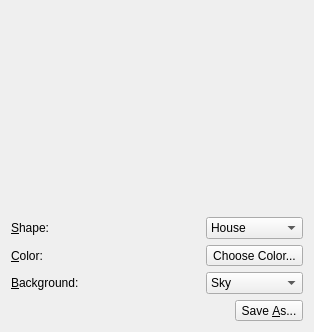
<?xml version="1.0" encoding="UTF-8"?>
<ui version="4.0">
 <class>Window</class>
 <widget class="QWidget" name="Window">
  <property name="geometry">
   <rect>
    <x>0</x>
    <y>0</y>
    <width>339</width>
    <height>353</height>
   </rect>
  </property>
  <property name="windowTitle">
   <string>SVG Generator</string>
  </property>
  <layout class="QGridLayout" name="gridLayout_2">
   <property name="sizeConstraint">
    <enum>QLayout::SetFixedSize</enum>
   </property>
   <item row="0" column="0">
    <spacer name="horizontalSpacer_2">
     <property name="orientation">
      <enum>Qt::Horizontal</enum>
     </property>
     <property name="sizeHint" stdset="0">
      <size>
       <width>40</width>
       <height>20</height>
      </size>
     </property>
    </spacer>
   </item>
   <item row="0" column="1">
    <widget class="DisplayWidget" name="displayWidget" native="true">
     <property name="sizePolicy">
      <sizepolicy hsizetype="Fixed" vsizetype="Fixed">
       <horstretch>200</horstretch>
       <verstretch>200</verstretch>
      </sizepolicy>
     </property>
     <property name="minimumSize">
      <size>
       <width>200</width>
       <height>200</height>
      </size>
     </property>
     <property name="maximumSize">
      <size>
       <width>200</width>
       <height>200</height>
      </size>
     </property>
    </widget>
   </item>
   <item row="0" column="2">
    <spacer name="horizontalSpacer_3">
     <property name="orientation">
      <enum>Qt::Horizontal</enum>
     </property>
     <property name="sizeHint" stdset="0">
      <size>
       <width>40</width>
       <height>20</height>
      </size>
     </property>
    </spacer>
   </item>
   <item row="1" column="0" colspan="3">
    <layout class="QGridLayout" name="gridLayout">
     <item row="0" column="0">
      <widget class="QLabel" name="label">
       <property name="text">
        <string>&amp;Shape:</string>
       </property>
       <property name="buddy">
        <cstring>shapeComboBox</cstring>
       </property>
      </widget>
     </item>
     <item row="0" column="1">
      <widget class="QComboBox" name="shapeComboBox">
       <item>
        <property name="text">
         <string>House</string>
        </property>
       </item>
       <item>
        <property name="text">
         <string>Car</string>
        </property>
       </item>
      </widget>
     </item>
     <item row="1" column="0">
      <widget class="QLabel" name="label_2">
       <property name="text">
        <string>&amp;Color:</string>
       </property>
       <property name="buddy">
        <cstring>colorButton</cstring>
       </property>
      </widget>
     </item>
     <item row="1" column="1">
      <widget class="QToolButton" name="colorButton">
       <property name="text">
        <string>Choose Color...</string>
       </property>
      </widget>
     </item>
     <item row="2" column="0">
      <widget class="QLabel" name="label_3">
       <property name="text">
        <string>&amp;Background:</string>
       </property>
       <property name="buddy">
        <cstring>shapeComboBox_2</cstring>
       </property>
      </widget>
     </item>
     <item row="2" column="1">
      <widget class="QComboBox" name="shapeComboBox_2">
       <item>
        <property name="text">
         <string>Sky</string>
        </property>
       </item>
       <item>
        <property name="text">
         <string>Trees</string>
        </property>
       </item>
       <item>
        <property name="text">
         <string>Road</string>
        </property>
       </item>
      </widget>
     </item>
    </layout>
   </item>
   <item row="2" column="0" colspan="3">
    <layout class="QHBoxLayout" name="horizontalLayout">
     <item>
      <spacer name="horizontalSpacer">
       <property name="orientation">
        <enum>Qt::Horizontal</enum>
       </property>
       <property name="sizeHint" stdset="0">
        <size>
         <width>40</width>
         <height>20</height>
        </size>
       </property>
      </spacer>
     </item>
     <item>
      <widget class="QToolButton" name="toolButton_2">
       <property name="text">
        <string>Save &amp;As...</string>
       </property>
      </widget>
     </item>
    </layout>
   </item>
  </layout>
 </widget>
 <customwidgets>
  <customwidget>
   <class>DisplayWidget</class>
   <extends>QWidget</extends>
   <header>displaywidget.h</header>
   <container>1</container>
  </customwidget>
 </customwidgets>
 <resources/>
</ui>
